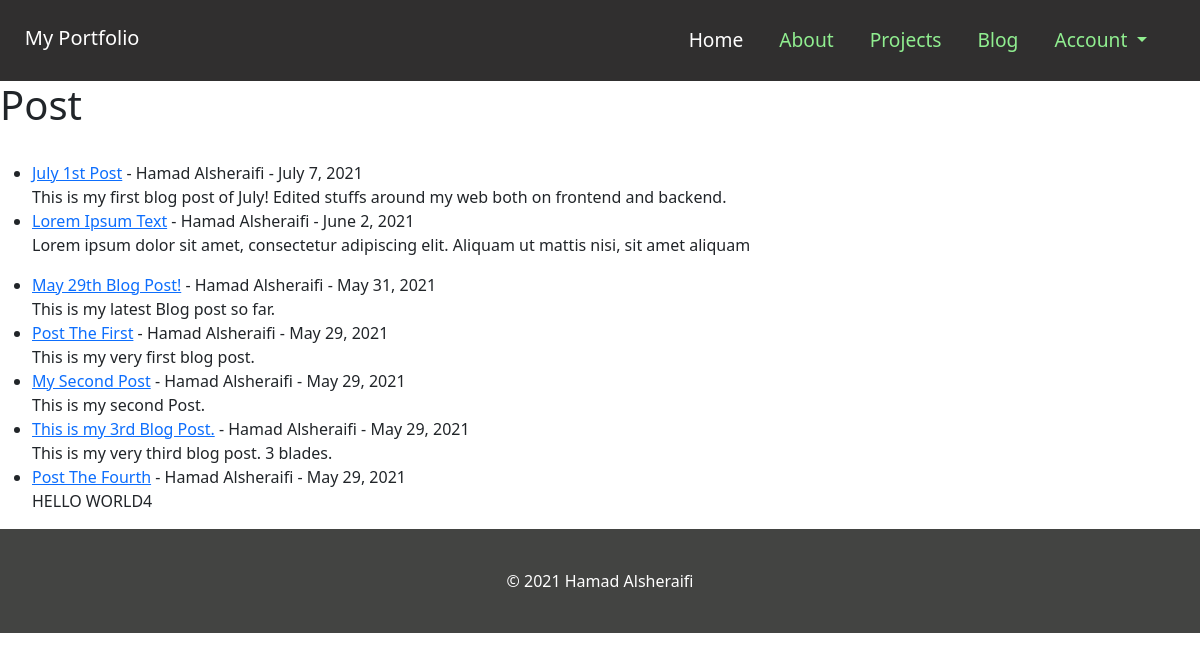
Page /blog on the committed database.
### website/models.py (models this page shows, shortened)
class Post(models.Model):
    title = models.CharField(max_length=255)
    title_tag = models.CharField(max_length=255)
    author = models.ForeignKey(User, on_delete=models.CASCADE)
    body = models.TextField()
    post_date = models.DateField(auto_now_add=True)

### website/views.py (the view)
# urls.py: path('blog', BlogView.as_view(), name='blog'),
class BlogView(ListView):
    model = Post
    template_name = 'blog.html'
    ordering = ['-post_date']

### website/templates/blog.html (shortened to what this page needs)
{% extends 'base.html' %}
{% block content %}
    <h1>Post</h1><br>
    <ul>
    {% for post in object_list %}
        <li>
            <a href="{% url 'article-detail' post.pk %}">{{ post.title }}</a> -
            {{ post.author.first_name }} {{ post.author.last_name }} - {{ post.post_date }}
            <br>
            {{ post.body|slice:":100"|safe }}
        </li>
    {% endfor %}
    </ul>
{% endblock %}

### website/static/css/base.css (style rules this page uses)
html, body { background: linear-gradient(rgba(0.0,0.0,0.0,0.0), rgba(0.0,0.0,0.0,0.0)); width: 100%; height: 100%; margin: 0px; padding: 0px; overflow-x: hidden; }

### rows in the picture
Post: title "July 1st Post", author.first_name "Hamad", author.last_name "Alsheraifi", post_date "July 7, 2021", body "This is my first blog post of July! Edited stuffs around my web both on frontend and backend."
Post: title "Lorem Ipsum Text", author.first_name "Hamad", author.last_name "Alsheraifi", post_date "June 2, 2021", body "Lorem ipsum dolor sit amet, consectetur adipiscing elit. Aliquam ut mattis nisi, sit amet aliquam"
Post: title "May 29th Blog Post!", author.first_name "Hamad", author.last_name "Alsheraifi", post_date "May 31, 2021", body "This is my latest Blog post so far."
Post: title "Post The First", author.first_name "Hamad", author.last_name "Alsheraifi", post_date "May 29, 2021", body "This is my very first blog post."
Post: title "My Second Post", author.first_name "Hamad", author.last_name "Alsheraifi", post_date "May 29, 2021", body "This is my second Post."
Post: title "This is my 3rd Blog Post.", author.first_name "Hamad", author.last_name "Alsheraifi", post_date "May 29, 2021", body "This is my very third blog post. 3 blades."
Post: title "Post The Fourth", author.first_name "Hamad", author.last_name "Alsheraifi", post_date "May 29, 2021", body "HELLO WORLD4"
